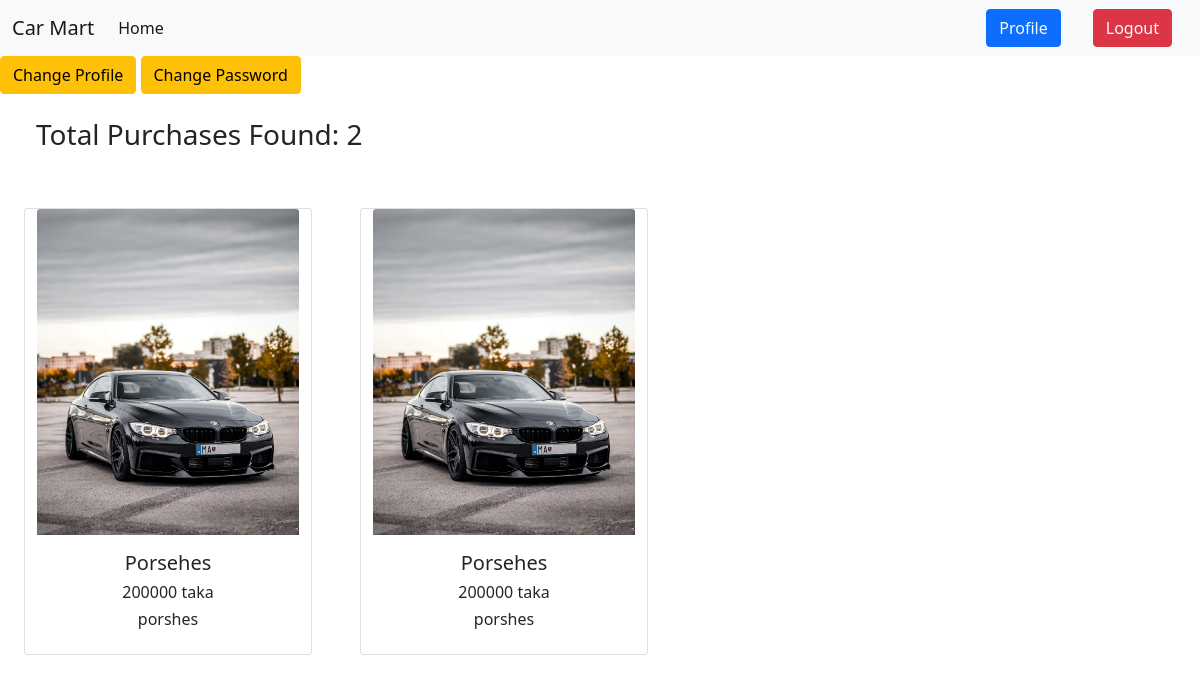
Page /profile/profile/ (signed in) on the committed database.
### carModel/models.py (models this page shows, shortened)
class Purcehase_history(models.Model):
    user = models.ForeignKey(User,on_delete=models.CASCADE)
    purchase_date = models.DateTimeField(auto_now_add=True)
    car = models.ForeignKey(CarModel,on_delete=models.CASCADE)

class CarModel(models.Model):
    name = models.CharField(max_length=50)
    price = models.DecimalField(max_digits=10, decimal_places=0)
    quntity = models.IntegerField()
    description = models.TextField()
    barnd_name = models.ForeignKey(CarBrand,on_delete=models.CASCADE)
    image = models.ImageField(upload_to='carModel/media/uploads', height_field=None, width_field=None, max_length=None,default='')

### carBrand/models.py (models this page shows, shortened)
class CarBrand(models.Model):
    name = models.CharField(max_length=50)
    slug = models.SlugField(max_length = 100, unique = True, null = True, blank = True)

### profile_appp/views.py (the view)
# urls.py: path('profile/',views.ProfileView.as_view(),name='profile'),
@method_decorator(login_required, name= 'dispatch')
class ProfileView(View):
    template_name = 'profile.html'
    def get(self, request, *agrs, **kwargs):
        data = Purcehase_history.objects.filter(user=request.user)
        return render(request, 'profile.html',{'data':data})

### profile_appp/templates/profile.html
{% extends 'base.html' %}
{% block content %}
    <a href="{% url 'ProfileChange' %}" class="btn btn-warning">
        Change Profile
        </a>
        <a href="{% url 'Changepaswwod' %}" class="btn btn-warning">
        Change Password
        </a>
<div class="row gap-5 m-4">
    <h3 class="text-dark">Total Purchases Found: {{data | length }}</h3>
    {% for val in data %}
    <div class="card col-3" style="width: 18rem;">
        <img src="{{val.car.image.url}}" class="card-img-top" alt="image of the Car">
        <div class="card-body text-center d-flex flex-column justify-content-center">
          <h5 class="card-title">{{val.car.name}}</h5>
          <h6 class="card-title">{{val.car.price}} taka</h6>
          <h6 class="card-title">{{val.car.barnd_name.name}}</h6>
        </div>
      </div>
    {% endfor %}
</div>
{% endblock content %}

### rows in the picture
Purcehase_history: car.image (picture), car.name "Porsehes", car.price "200000", car.barnd_name.name "porshes"
Purcehase_history: car.image (picture), car.name "Porsehes", car.price "200000", car.barnd_name.name "porshes"

### other values in the picture
{{ data | length }} "2"
